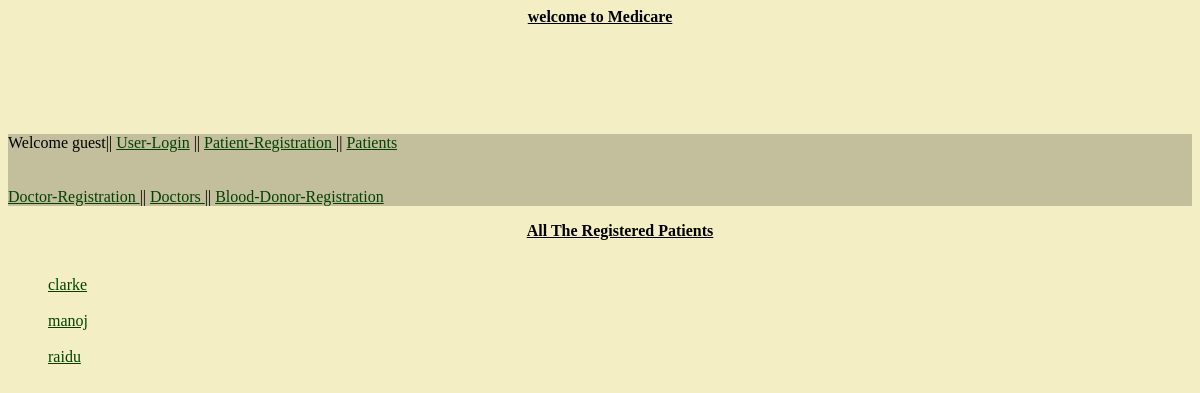
The page /patients/patientdata/ on the database as committed earlier.
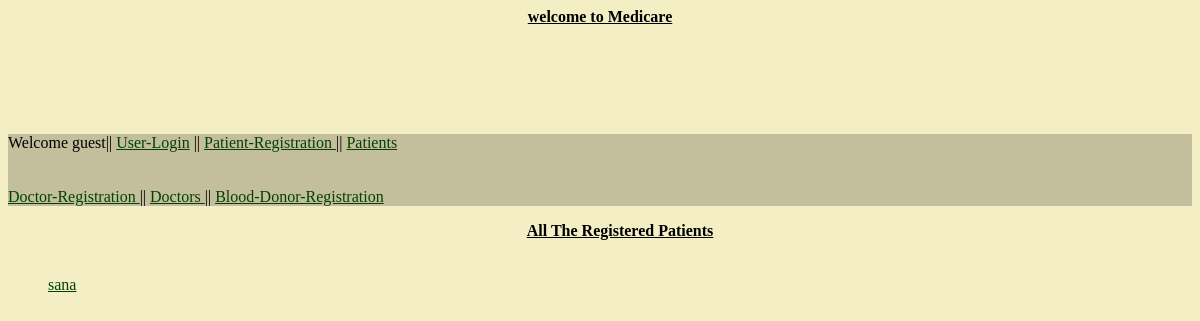
The same page on the database as committed later.
### patients/models.py (models this page shows)
class Patients(models.Model):
    patient = models.ForeignKey(User)
    patient_name = models.CharField(max_length = 30)
    disease_name = models.CharField(max_length = 30)
    symptoms     = models.TextField()
    age          = models.IntegerField()
    gender       = models.CharField(max_length = 6)
    mobile_no    = models.IntegerField()
    img_upload = models.FileField(upload_to = 'document')

### patients/views.py (the view)
def patientdata(request):
    users = Patients.objects.all()
    return render_to_response('patients/userhome.html',locals())

### templates/patients/userhome.html (shortened to what this page needs)
{% extends "base.html" %}
{% block content %}
<ul>
              <center><b><u>All The Registered Patients</center></b></u>
   {%  for post in users %}
        <br><br>
       <a href = "/patients/showdata/{{ post.id }}">{{ post.patient_name }}</a>
    {%  endfor %}
</ul>
<br><br><br>
{% endblock  %}

Rows that differ between the two databases and show on the page:
removed Patients: patient_name "clarke"
removed Patients: patient_name "manoj"
removed Patients: patient_name "raidu"
added Patients: patient_name "sana"
